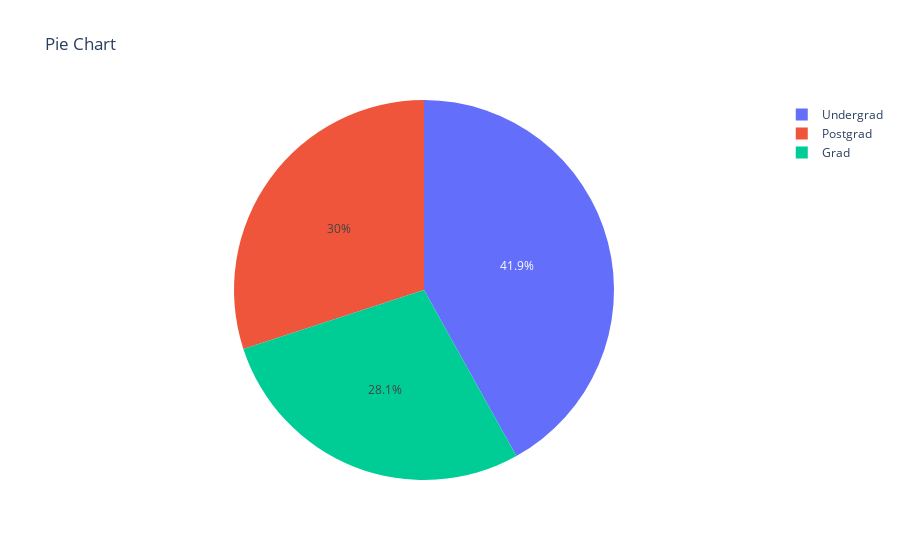

The notebook cell saved with this chart:
### Code cell
ps.pie(data,values=Education_dis,names=Education_dis.index, title='Pie Chart')

### Figure 1 — Plotly figure (JSON) as saved in the notebook; plotly's stock layout.template omitted (floating-point values rounded to 4 significant figures)
{"data": [{"domain": {"x": [0, 1], "y": [0, 1]}, "hovertemplate": "label=%{label}<br>value=%{value}<extra></extra>", "labels": ["Grad", "Postgrad", "Undergrad"], "legendgroup": "", "name": "", "showlegend": true, "type": "pie", "values": [1403, 1501, 2096]}], "layout": {"legend": {"tracegroupgap": 0}, "title": {"text": "Pie Chart"}}}
